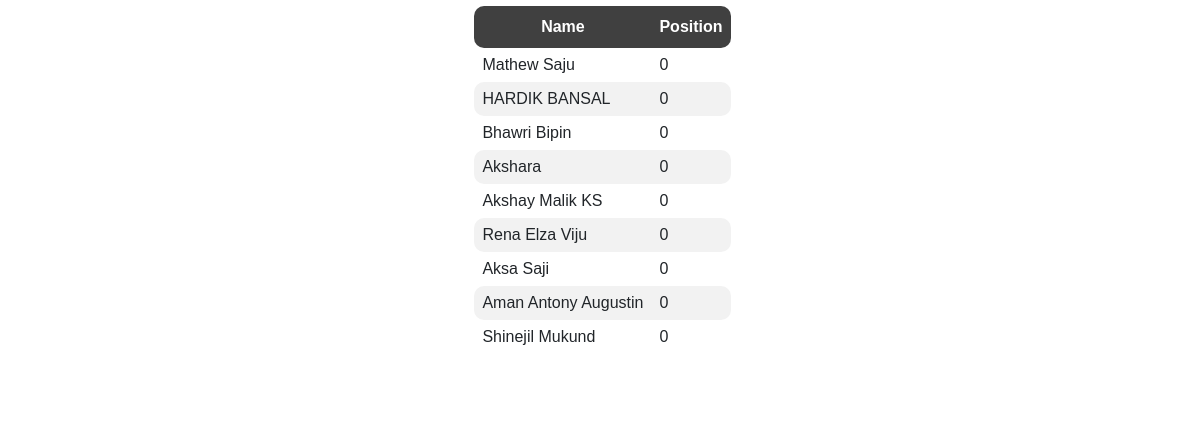
/leader/, run on the app's committed database.
### stream/models.py (models this page shows)
class user(AbstractUser):
    name=models.CharField(max_length=30)
    index=models.IntegerField(default=0)
    c01= models.IntegerField(default=0)
    c02= models.IntegerField(default=0)
    c03= models.IntegerField(default=0)
    c04= models.IntegerField(default=0)
    c05= models.IntegerField(default=0)
    c06= models.IntegerField(default=0)
    c07= models.IntegerField(default=0)
    c08= models.IntegerField(default=0)
    c09= models.IntegerField(default=0)
    c10= models.IntegerField(default=0)
    c11= models.IntegerField(default=0)

### stream/views.py (the view)
# urls.py: re_path(r'^leader/$',views.leader, name='leader'),
def leader(request):
    row=model_user.objects.all()
    lb=[]
    sub_li2=[]
    sub_li=[]
    for ele in row:
        lb.append([ele.name,ele.c01,ele.c02,ele.c03,ele.c04,ele.c05,ele.c06,ele.c07,ele.c08,ele.c09,ele.c10,ele.c11])
        for x in lb:
            count=0
            for i in x:
                if i==0:
                    count+=1
        sub_li2.append([x[0],11-count])
    sub_li=sub_li2[1:]
    for i in range(0, len(sub_li)):
        for j in range(0, len(sub_li)-i-1):
            if (sub_li[j][1] < sub_li[j + 1][1]):
                tempo = sub_li[j]
                sub_li[j]= sub_li[j + 1]
                sub_li[j + 1]= tempo
    return render(request, 'leader.html', {'line':sub_li})

### templates/leader.html (shortened to what this page needs)
<html>
{% load static %}
<html lang="en">
<head>
    <link rel="stylesheet" type="text/css" href="{% static 'css/css.css' %}" />
    <link rel="stylesheet" href="https://maxcdn.bootstrapcdn.com/bootstrap/3.4.1/css/bootstrap.min.css">
    <link href="https://cdn.jsdelivr.net/npm/bootstrap@5.3.0-alpha1/dist/css/bootstrap.min.css" rel="stylesheet"
>
</head>
<body id="b">
    {% block body_block %}
    <section>
        <div>
            <div class="p-6" style="padding: 5px 5px 5px 10px; text-align: center; ">
                <div class="row">
                    <div class="col-12">
                        <table id="anime">
                            <tr>
                                <th>Name</th>
                                <th>Position</th>
                            </tr>
                            {% for i in line %}
                            <tr>
                                {% for j in i %}
                                <td>{{j}}</td>
                                {% endfor %}
                            </tr>
                            {% endfor %}
                        </table>
                    </div>
                </div>
                <div class="row">
                    <div class="col" style="text-align: end; padding-right: 10px;">
                        <br>
                    </div>
                    <div class="col" style="text-align: start; padding-left: 10px;">
                    </div>
                </div>
            </div>
        </div>
    </section>
    {% endblock %}
</body>
</html>

### static/css/css.css (style rules this page uses)
#anime { font-family: Arial, Helvetica, sans-serif; border-collapse: separate; margin-left: auto; margin-right: auto; }
#anime td, #anime th { padding: 8px; }
#anime th:first-child { border-top-left-radius: 10px; border-bottom-left-radius: 10px; }
#anime th:last-child { border-top-right-radius: 10px;border-bottom-right-radius: 10px; }
#anime tr:nth-child(even) td:first-child { border-top-left-radius: 10px; }
#anime tr:nth-child(even) td:last-child { border-top-right-radius: 10px; }
#anime tr:nth-child(even) td:first-child { border-bottom-left-radius: 10px; }
#anime tr:nth-child(even) td:last-child { border-bottom-right-radius: 10px; }
#anime tr:nth-child(odd) td:first-child { border-top-left-radius: 10px; background-color: #f2f2f2 }
#anime tr:nth-child(odd) td:last-child { border-top-right-radius: 10px; background-color: #f2f2f2 }
#anime tr:nth-child(odd) td:first-child { border-bottom-left-radius: 10px; background-color: #f2f2f2 }
#anime tr:nth-child(odd) td:last-child { border-bottom-right-radius: 10px; background-color: #f2f2f2 }
#anime th { padding-top: 12px; padding-bottom: 12px; text-align: center; background-color: #404040; color: white; }

### data on the page
user: i "Mathew Saju"
user: i "HARDIK BANSAL"
user: i "Bhawri Bipin"
user: i "Akshara"
user: i "Akshay Malik KS"
user: i "Rena Elza Viju"
user: i "Aksa Saji"
user: i "Aman Antony Augustin"
user: i "Shinejil Mukund"

### other printed values
{{ j }} "0" "0" "0" "0" "0" "0" "0" "0" "0"
